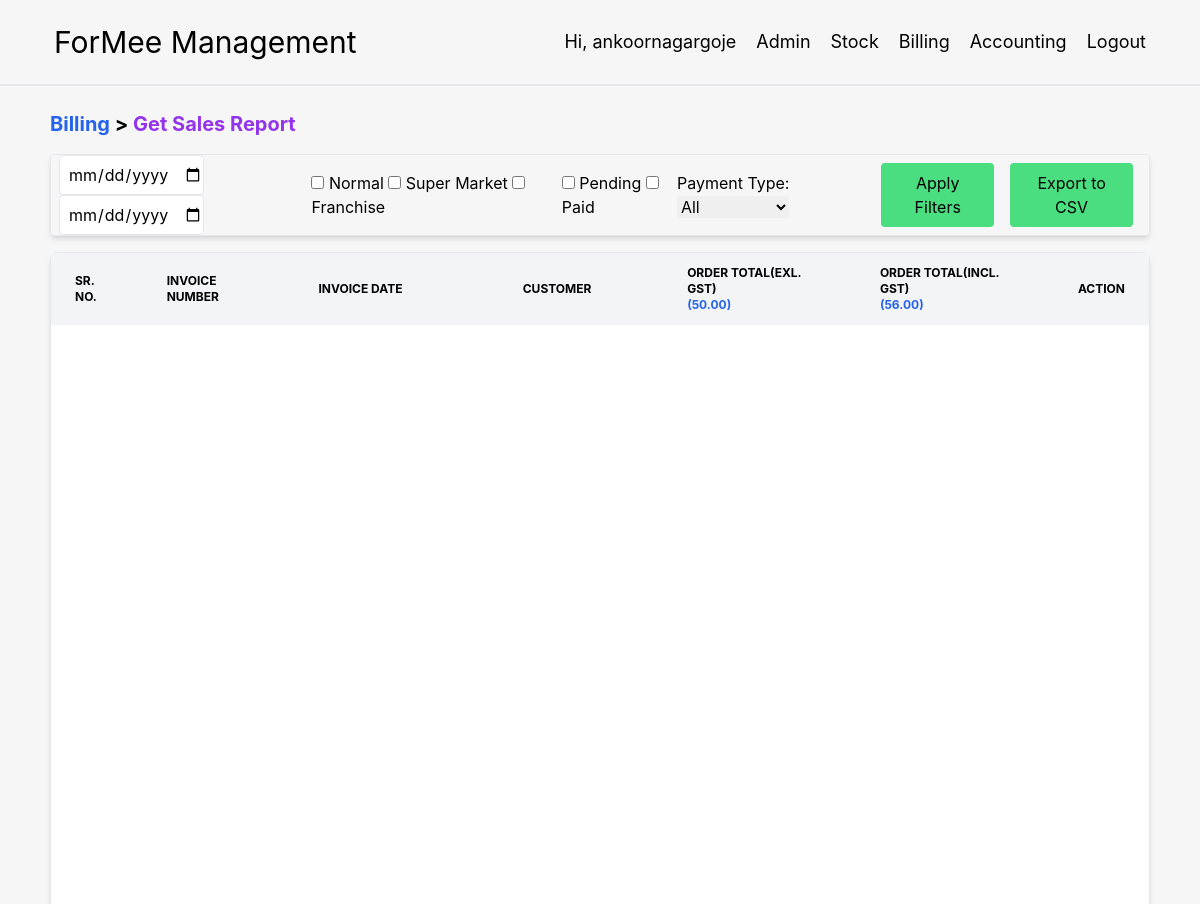
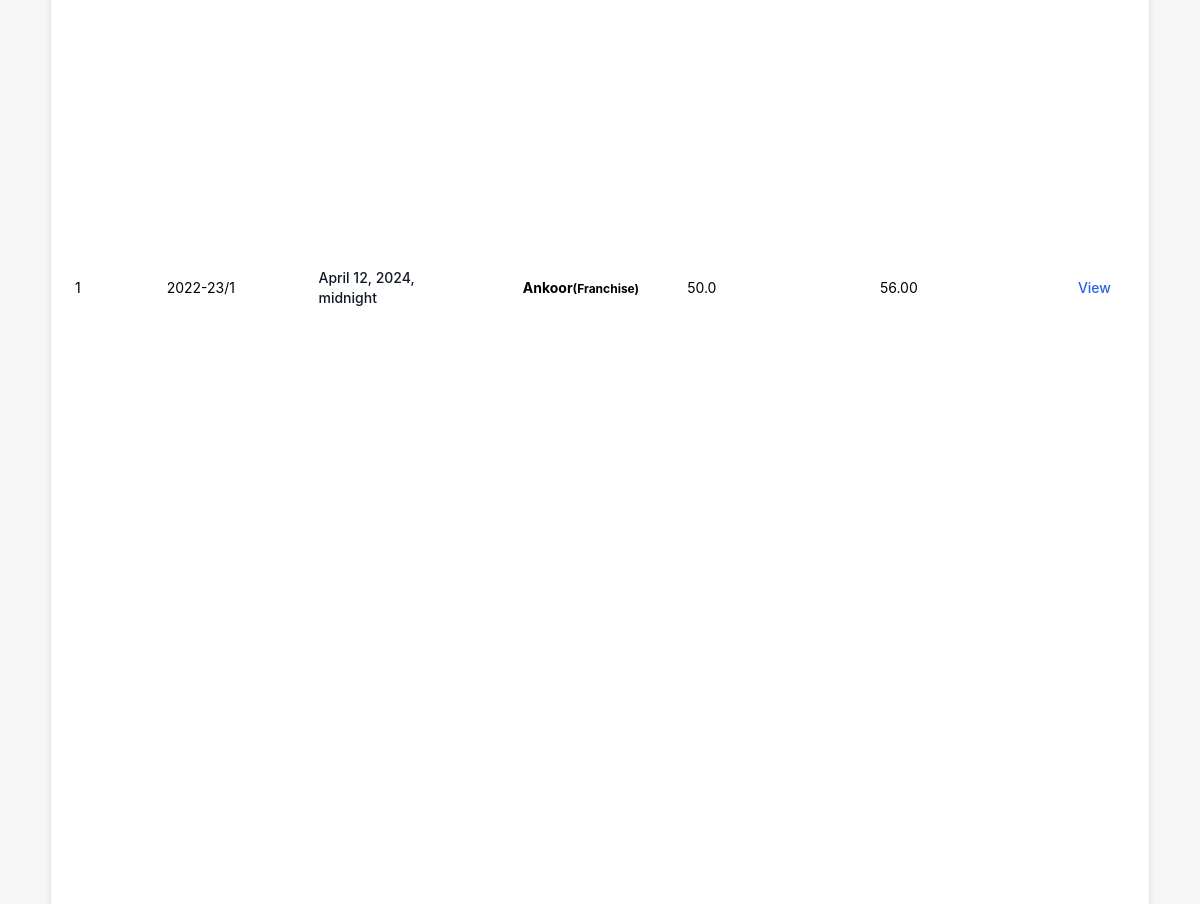
The page /billing/get-sales-report/ (signed in) on the database its author committed (2 pictures, top to bottom).
### Billing/models.py (models this page shows, shortened)
class Order(models.Model):
    created_at = models.DateTimeField(auto_now_add=False, editable=True, null=True)
    customer = models.ForeignKey(Customer, on_delete=models.CASCADE)
    products = models.ManyToManyField(Product, through='OrderItem')
    order_total = models.FloatField(default=0)
    payment_status = models.CharField(max_length=30, default='Pending')
    payment_type = models.CharField(max_length=20, default='')
    discount = models.PositiveIntegerField(default=0, null=True, blank=True)
    delivery = models.FloatField(default=0, null=True, blank=True)
    def cgst(self):
        return self.order_total * 6 / 100
    def sgst(self):
        return self.order_total * 6 / 100
    def total_gst(self):
        return self.sgst() + self.cgst()
    def order_total_with_gst(self):
        return round(self.order_total + self.total_gst(), 0)

class Customer(models.Model):
    name = models.CharField(max_length=200)
    address = models.CharField(max_length=200)
    district = models.CharField(max_length=100, default='')
    email = models.EmailField()
    gstin = models.CharField(max_length=100)
    fssai = models.CharField(max_length=100)
    phone = models.PositiveBigIntegerField()
    birth_date = models.CharField(max_length=10, default="")
    order_type = models.CharField(max_length=30, choices=SALE_CHOICE, default='normal')
    franchise_id = models.CharField(default="", max_length=5)

### Billing/views.py (the view, shortened to what this page needs)
# urls.py: path('billing/get-sales-report/', views.get_sales_report, name='get_sales_report'),
@login_required
def get_sales_report(request):
    order_types = request.GET.getlist('order_type[]')
    payment_statuses = request.GET.getlist('payment_status[]')
    payment_types = ['Cash', 'UPI', 'Cheque', 'Net Banking']  # Available payment types
    start_date = request.GET.get('start_date')
    end_date = request.GET.get('end_date')
    orders = Order.objects.all()
    orders = orders.order_by('id')
    if start_date and end_date:
        start_datetime = datetime.strptime(start_date, '%Y-%m-%d')
        end_datetime = datetime.strptime(end_date, '%Y-%m-%d')
        orders = orders.filter(created_at__range=(start_datetime, end_datetime))
    if order_types:
        orders = orders.filter(customer__order_type__in=order_types)
    if payment_statuses:
        orders = orders.filter(payment_status__in=payment_statuses)
    if 'payment_type' in request.GET:
        payment_type = request.GET.get('payment_type')
        if payment_type in payment_types:
            orders = orders.filter(payment_type=payment_type)
    total_sales = orders.aggregate(TOTAL=Sum('order_total'))['TOTAL']
    total_sales_with_gst = sum(order.order_total_with_gst() for order in orders)
    return render(request, 'get_sales_report.html', {
        'orders': orders,
        'total_sales': total_sales,
        'total_sales_with_gst': total_sales_with_gst,
        'payment_types': payment_types
    })

### Billing/templates/get_sales_report.html (shortened to what this page needs)
{% extends 'base.html' %}
{% load ledger_filters %}
{% block body %}
<div class="text-xl font-bold w-11/12 m-auto mt-6">
    <a href="/billing/" class="text-blue-600 hover:underline">Billing</a> >
    <a href="/billing/get-sales-report/" class="text-purple-600 hover:underline">Get Sales Report</a>
</div>
<div class="m-auto w-11/12 mt-4 px-2 border rounded shadow-md">
    <form method="GET" action="{% url 'get_sales_report' %}" class="flex flex-row justify-between items-center">
        <div>
            <input type="date" id="start_date" name="start_date" value="{{ request.GET.start_date }}" class="h-10 border indent-1 rounded">
            <input type="date" id="end_date" name="end_date" value="{{ request.GET.end_date }}" class="h-10 border indent-1 rounded">
        </div>
        <div>
            <input type="checkbox" id="normal" name="order_type[]" value="normal" {% if 'normal' in request.GET.order_type %}checked{% endif %}>
            <label for="normal">Normal</label>
            <input type="checkbox" id="super_market" name="order_type[]" value="super market" {% if 'super market' in request.GET.order_type %}checked{% endif %}>
            <label for="super_market">Super Market</label>
            <input type="checkbox" id="franchise" name="order_type[]" value="franchise" {% if 'franchise' in request.GET.order_type %}checked{% endif %}>
            <label for="franchise">Franchise</label>
        </div>
        <div>
            <input type="checkbox" id="pending" name="payment_status[]" value="Pending" {% if 'Pending' in request.GET.payment_status %}checked{% endif %}>
            <label for="pending">Pending</label>
            <input type="checkbox" id="paid" name="payment_status[]" value="Paid" {% if 'Paid' in request.GET.payment_status %}checked{% endif %}>
            <label for="paid">Paid</label>
        </div>
        <div>
            <label for="payment_type">Payment Type:</label>
            <select name="payment_type" id="payment_type">
                <option value="">All</option>
            </select>
        </div>
        <button type="submit" name="apply_filters" class="px-4 py-2 bg-green-400 rounded m-2">Apply Filters</button>
        <button type="submit" name="export_csv" class="px-4 py-2 bg-green-400 rounded m-2">Export to CSV</button>
    </form>
</div>
<div class="overflow-x-auto shadow-md sm:rounded-lg w-11/12 m-auto mt-4 flex flex-col h-screen">
    <table class="relative w-full text-sm text-left border flex-grow overflow-auto">
        <thead class="text-xs uppercase">
        <tr>
            <th scope="col" class="sticky top-0 px-6 py-3 bg-gray-100">
                SR. No.
            </th>
            <th scope="col" class="sticky top-0 px-6 py-3 bg-gray-100">
                Invoice Number
            </th>
            <th scope="col" class="sticky top-0 px-6 py-3 bg-gray-100">
                Invoice Date
            </th>
            <th scope="col" class="sticky top-0 px-6 py-3 bg-gray-100">
                Customer
            </th>
            <th scope="col" class="sticky top-0 px-6 py-3 bg-gray-100">
                Order Total(exl. gst)<br>
                <span class="text-blue-600">({{ total_sales|floatformat:2 }})</span>
            </th>
            <th scope="col" class="sticky top-0 px-6 py-3 bg-gray-100">
                Order Total(incl. gst)<br>
                <span class="text-blue-600">({{ total_sales_with_gst|floatformat:2 }})</span>
            </th>
            <th scope="col" class="sticky top-0 px-6 py-3 bg-gray-100">
                Action
            </th>
        </tr>
        </thead>
        <tbody>
        {% for order in orders %}
        <tr class="bg-white border-b">
            <td class="px-6 py-4">
                {{ forloop.counter }}
            </td>
            <td class="px-6 py-4">
                2022-23/{{ order.id }}
            </td>
            <th scope="row" class="px-6 py-4 font-medium text-gray-900">
                {{ order.created_at }}
            </th>
            <td class="px-6 py-4 font-bold">
                {{ order.customer.name }}<span class="text-xs">({{ order.customer.get_order_type_display }})</span>
            </td>
            <td class="px-6 py-4">
                {{ order.order_total }}
            </td>
            <td class="px-6 py-4">
                {% if order.customer.order_type != 'normal' %}
                {{ order.order_total_with_gst|floatformat:2 }}
                {% elif order.customer.order_type == 'normal' %}
                {{ order.order_total|floatformat:2 }}
                {% endif %}
            </td>
            <td class="px-6 py-4">
                <a href="/invoice/{{ order.pk }}/" class="font-medium text-blue-600 hover:underline">View</a>
            </td>
        </tr>
        {% endfor %}
        </tbody>
    </table>
</div>
{% endblock %}

### Stock/templates/base.html (shortened to what this page needs)
<!DOCTYPE html>
<html lang="en">
<head>
    {% load static %}
    <script src="https://cdn.tailwindcss.com"></script>
</head>
<body style="font-family: -apple-system, BlinkMacSystemFont, 'Segoe UI', Roboto, Helvetica, Arial, sans-serif, 'Apple Color Emoji', 'Segoe UI Emoji', 'Segoe UI Symbol'; background-color:#f6f6f6;">
<nav class="w-full border-b-2">
    <div name="NAVBAR" class="p-4 flex flex-row w-[95%] m-auto flex-wrap justify-between items-center">
        <div class="flex-initial min-w-1/2">
            <p class="text-3xl p-2">ForMee Management</p>
        </div>
        <div class="flex-auto w-32 flex gap-1 justify-end items-center">
            {% if user.is_authenticated %}
            <div class=" ease-in-out duration-300 rounded-xl hover:bg-gray-200"><p class="text-lg p-2">Hi, {{ user.username }}</p></div>
            {% if user.username == 'ankoornagargoje' %}
            <div class=" ease-in-out duration-300 rounded-xl hover:bg-gray-200"><a href="/admin/"><p class="text-lg p-2">Admin</p></a></div>
            {% endif %}
            <div class=" ease-in-out duration-300 rounded-xl hover:bg-gray-200"><a href="/stock/"><p class="text-lg p-2 ease-in-out duration-300">Stock</p></a></div>
            <div class=" ease-in-out duration-300 rounded-xl hover:bg-gray-200"><a href="/billing/"><p class="text-lg p-2 ease-in-out duration-300">Billing</p></a></div>
            <div class=" ease-in-out duration-300 rounded-xl hover:bg-gray-200"><a href="/accounting/"><p class="text-lg p-2 ease-in-out duration-300">Accounting</p></a></div>
            <div class=" ease-in-out duration-300 rounded-xl hover:bg-gray-200"><a href="/logout/"><p class="text-lg p-2 ease-in-out duration-300">Logout</p></a></div>
            {% endif %}
        </div>
    </div>
</nav>
{% block body %}
{% endblock %}
</body>
</html>

### rows shown on the page
Order: id "1", created_at "April 12, 2024, midnight", customer.name "Ankoor", customer.order_type "Franchise", order_total "50.0", order_total_with_gst "56.00"

### other values the page prints
{{ user.username }} "ankoornagargoje"
{{ total_sales|floatformat:2 }} "50.00"
{{ total_sales_with_gst|floatformat:2 }} "56.00"
